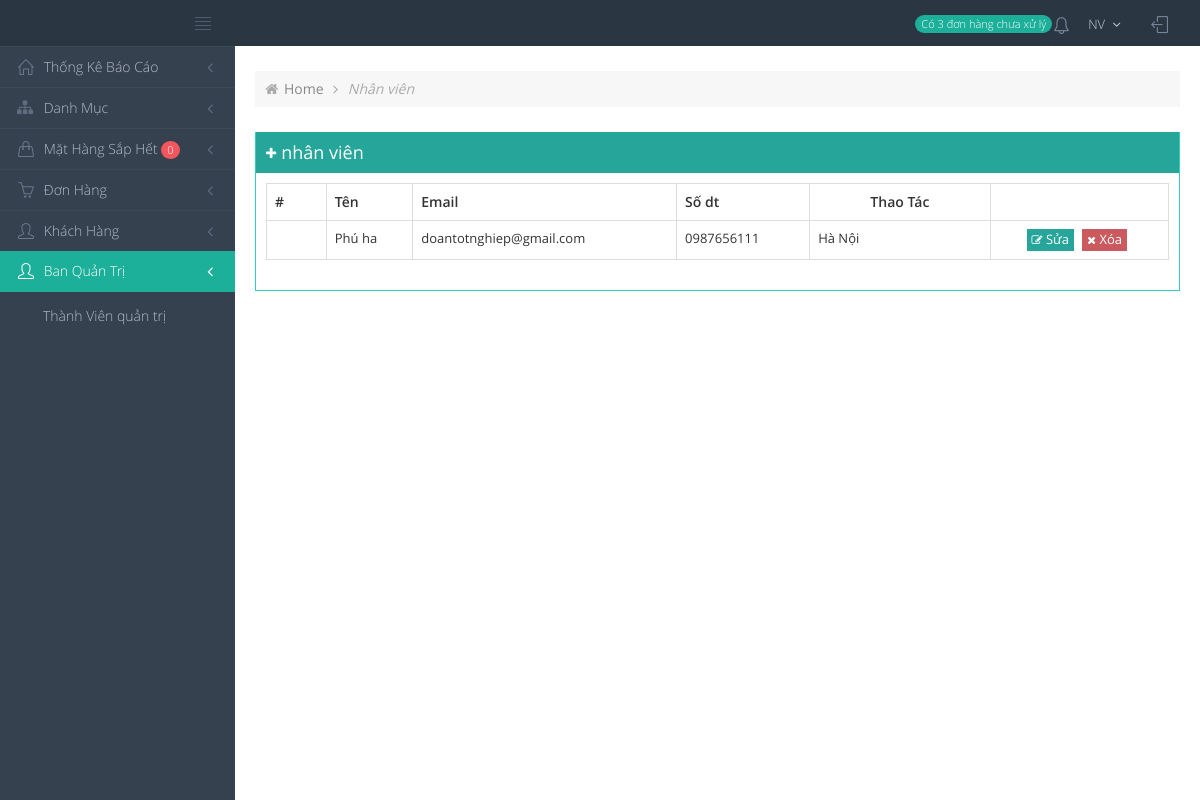
The app's page /admin/modules/nv/index.php (signed in) with its own data.
### tables this page shows
CREATE TABLE `nhanvien` (
  `id` int(11) NOT NULL,
  `ten` varchar(255) DEFAULT NULL,
  `email` varchar(255) DEFAULT NULL,
  `sodienthoai` varchar(255) DEFAULT NULL,
  `matkhau` varchar(255) DEFAULT NULL,
  `diachi` varchar(255) NOT NULL
);

### libraries/Function.php (called while the page is built, shortened)
                   <?php
   function base_url()
   {
      return $url  = "http://localhost:8000/";
        return 'http://'.$_SERVER["SERVER_NAME"].'/';
   }
   function base_admin()
   {
       return  base_url() ."admin/";
   }
?>

### libraries/Database.php (called while the page is built, shortened)
<?php
    class Database
    {
        public $link;
        public function __construct()
        {
            $this->link = mysqli_connect("127.0.0.1","root","","doantotnghiep","3306") or die ("Errors Connect DB");
            mysqli_set_charset($this->link,"utf8");
        }
        public  function fetchJone($table,$sql ,$page = 0,$row ,$pagi = false )
        {
            $data = [];
            if ($pagi == true )
            {
                $total = $this->totalSql($sql);
                $sotrang = ceil($total / $row);
                $start = ($page - 1 ) * $row ;
                $sql .= " LIMIT $start,$row";
                $data = [ "page" => $sotrang];
                $result = mysqli_query($this->link,$sql) or die("Lỗi truy vấn fetchJone ---- " .mysqli_error($this->link));
            }
            else
            {
                $result = mysqli_query($this->link,$sql) or die("Lỗi truy vấn fetchJone ---- " .mysqli_error($this->link));
            }
            if( $result)
            {
                while ($num = mysqli_fetch_assoc($result))
                {
                    $data[] = $num;
                }
            }
            return $data;
        }
    }
?>

### admin/autoload/autoload.php (called while the page is built, shortened)
<?php
    require_once __DIR__ . "/../../libraries/Database.php";
    require_once __DIR__ . "/../../libraries/Function.php";
    $db = new Database();

### admin/modules/nv/index.php (the view, shortened to what this page needs)
<?php
    include __DIR__ ."/../../autoload/autoload.php";
    if(isset($_GET['page']))
    {
        $p = $_GET['page'];
    }
    else
    {
        $p = 1;
    }
    $sql = " SELECT * FROM nhanvien WHERE 1";
    $admin = $db->fetchJone("nhanvien",$sql,$page = $p,5,false);
?>
<?php
    include __DIR__ ."/../../layouts/header.php";
 ?>
     <div class="page-content-wrapper">
        <div class="page-content">
            <div class="page-bar">
                <ul class="page-breadcrumb">
                    <li>
                        <i class="fa fa-home"></i>
                        <a href="<?php echo base_admin() ?>">Home</a>
                        <i class="fa fa-angle-right"></i>
                    </li>
                    <li>
                        <i> Nhân viên </i>
                    </li>
                </ul>
            </div>
            <div class="portlet box green">
                <div class="portlet-title">
                    <div class="caption">
                        <i class="fa fa-plus"></i> nhân viên
                    </div>
                </div>
                <div class="portlet-body">
                    <div class="table-responsive">
                        <table class="table table-bordered">
                            <thead>
                                <tr>
                                    <th> #</th>
                                    <th> Tên </th>
                                    <th> Email </th>
                                    <th> Số dt  </th>
                                    <th class="text-center" style="width: 20%"> Thao Tác </th>
                                </tr>
                            </thead>
                            <tbody>
                                <?php foreach($admin as $item) :?>
                                <tr>
                                   <td><input type="checkbox" name="" ></td>
                                   <td><?php echo $item['ten'] ?></td>
                                   <td><?php echo $item['email'] ?></td>
                                   <td> <?php echo $item['sodienthoai'] ?></td>
                                   <td> <?php echo $item['diachi'] ?></td>
                                   <td class="text-center">
                                        <a href="edit.php?id=<?php echo $item['id'] ?>" class="btn default btn-xs green"><i class="fa fa-edit"></i> Sửa</a>
                                        <a  href="delete.php?id=<?php echo $item['id'] ?>" class="btn default btn-xs red" onclick="return confirm('Bạn có muốn xóa không ? ')";> <i class="fa fa-times"></i> Xóa</a>
                                    </td>
                                </tr>
                                <?php endforeach ; ?>
                            </tbody>
                        </table>
                    </div>
                </div>
            </div>
        </div>
    </div>
 <?php
    include __DIR__ ."/../../layouts/footer.php";
 ?>

### public/admin/css/darkblue.css (style rules this page uses)
@media (min-width: 992px) { .page-sidebar-fixed:not(.page-footer-fixed) .page-content { border-bottom: 0; } }
body { background-color: #364150; }

### records on screen
nhanvien: ten "Phú ha", email "doantotnghiep@gmail.com", sodienthoai "0987656111", diachi "Hà Nội"

### other values on screen
$sodonhangf[0]['sohh'] "3"
$_SESSION['admin_name'] "NV"
$soluongton[0]['sl'] "0"
